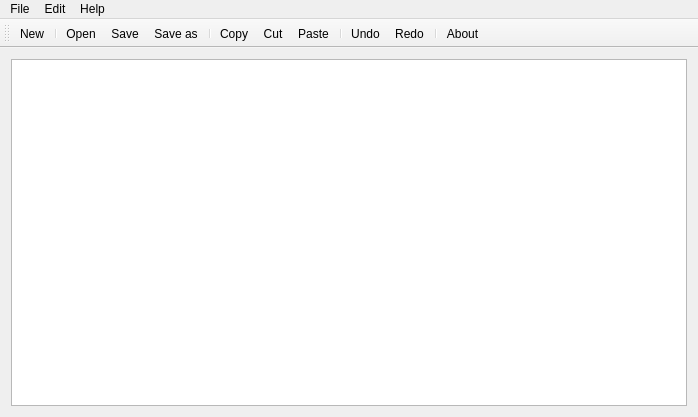
<?xml version="1.0" encoding="UTF-8"?>
<ui version="4.0">
 <class>MainWindow</class>
 <widget class="QMainWindow" name="MainWindow">
  <property name="geometry">
   <rect>
    <x>0</x>
    <y>0</y>
    <width>698</width>
    <height>417</height>
   </rect>
  </property>
  <property name="windowTitle">
   <string>QuickPad</string>
  </property>
  <widget class="QWidget" name="centralWidget">
   <layout class="QVBoxLayout" name="verticalLayout">
    <item>
     <widget class="QTextEdit" name="textEdit"/>
    </item>
   </layout>
  </widget>
  <widget class="QMenuBar" name="menuBar">
   <property name="geometry">
    <rect>
     <x>0</x>
     <y>0</y>
     <width>698</width>
     <height>20</height>
    </rect>
   </property>
   <widget class="QMenu" name="menuFile">
    <property name="title">
     <string>File</string>
    </property>
    <addaction name="ActionNew"/>
    <addaction name="separator"/>
    <addaction name="ActionOpen"/>
    <addaction name="ActionSave"/>
    <addaction name="ActionSave_as"/>
    <addaction name="separator"/>
    <addaction name="ActionClose"/>
   </widget>
   <widget class="QMenu" name="menuEdit">
    <property name="title">
     <string>Edit</string>
    </property>
    <addaction name="ActionCopy"/>
    <addaction name="ActionCut"/>
    <addaction name="ActionPaste"/>
    <addaction name="separator"/>
    <addaction name="ActionUndo"/>
    <addaction name="ActionRedo"/>
   </widget>
   <widget class="QMenu" name="menuHelp">
    <property name="title">
     <string>Help</string>
    </property>
    <addaction name="ActionAbout"/>
   </widget>
   <addaction name="menuFile"/>
   <addaction name="menuEdit"/>
   <addaction name="menuHelp"/>
  </widget>
  <widget class="QToolBar" name="toolBar">
   <property name="windowTitle">
    <string>toolBar</string>
   </property>
   <attribute name="toolBarArea">
    <enum>TopToolBarArea</enum>
   </attribute>
   <attribute name="toolBarBreak">
    <bool>false</bool>
   </attribute>
   <addaction name="ActionNew"/>
   <addaction name="separator"/>
   <addaction name="ActionOpen"/>
   <addaction name="ActionSave"/>
   <addaction name="ActionSave_as"/>
   <addaction name="separator"/>
   <addaction name="ActionCopy"/>
   <addaction name="ActionCut"/>
   <addaction name="ActionPaste"/>
   <addaction name="separator"/>
   <addaction name="ActionUndo"/>
   <addaction name="ActionRedo"/>
   <addaction name="separator"/>
   <addaction name="ActionAbout"/>
  </widget>
  <action name="ActionNew">
   <property name="icon">
    <iconset resource="quickpad.qrc">
     <normaloff>:/Images/images/add_file-48.png</normaloff>:/Images/images/add_file-48.png</iconset>
   </property>
   <property name="text">
    <string>New</string>
   </property>
   <property name="toolTip">
    <string>Create New File..</string>
   </property>
   <property name="shortcut">
    <string>Ctrl+N</string>
   </property>
  </action>
  <action name="ActionOpen">
   <property name="icon">
    <iconset resource="quickpad.qrc">
     <normaloff>:/Images/images/opened_folder-48.png</normaloff>:/Images/images/opened_folder-48.png</iconset>
   </property>
   <property name="text">
    <string>Open</string>
   </property>
   <property name="toolTip">
    <string>Open file..</string>
   </property>
   <property name="shortcut">
    <string>Ctrl+O</string>
   </property>
  </action>
  <action name="ActionSave">
   <property name="icon">
    <iconset resource="quickpad.qrc">
     <normaloff>:/Images/images/save-48.png</normaloff>
     <normalon>:/Images/Images/Add Bookmark.ico</normalon>:/Images/images/save-48.png</iconset>
   </property>
   <property name="text">
    <string>Save</string>
   </property>
   <property name="toolTip">
    <string>Save File</string>
   </property>
   <property name="shortcut">
    <string>Ctrl+S</string>
   </property>
  </action>
  <action name="ActionSave_as">
   <property name="icon">
    <iconset resource="quickpad.qrc">
     <normaloff>:/Images/images/save_as-48.png</normaloff>:/Images/images/save_as-48.png</iconset>
   </property>
   <property name="text">
    <string>Save as</string>
   </property>
   <property name="toolTip">
    <string>Save As..</string>
   </property>
  </action>
  <action name="ActionCopy">
   <property name="icon">
    <iconset resource="quickpad.qrc">
     <normaloff>:/Images/images/copy-48.png</normaloff>:/Images/images/copy-48.png</iconset>
   </property>
   <property name="text">
    <string>Copy</string>
   </property>
   <property name="shortcut">
    <string>Ctrl+C</string>
   </property>
  </action>
  <action name="ActionCut">
   <property name="icon">
    <iconset resource="quickpad.qrc">
     <normaloff>:/Images/images/cut-48.png</normaloff>:/Images/images/cut-48.png</iconset>
   </property>
   <property name="text">
    <string>Cut</string>
   </property>
   <property name="shortcut">
    <string>Ctrl+X</string>
   </property>
  </action>
  <action name="ActionPaste">
   <property name="icon">
    <iconset resource="quickpad.qrc">
     <normaloff>:/Images/images/cllipboard-48.png</normaloff>:/Images/images/cllipboard-48.png</iconset>
   </property>
   <property name="text">
    <string>Paste</string>
   </property>
   <property name="shortcut">
    <string>Ctrl+V</string>
   </property>
  </action>
  <action name="ActionUndo">
   <property name="icon">
    <iconset resource="quickpad.qrc">
     <normaloff>:/Images/images/undo-48.png</normaloff>:/Images/images/undo-48.png</iconset>
   </property>
   <property name="text">
    <string>Undo</string>
   </property>
   <property name="shortcut">
    <string>Ctrl+Z</string>
   </property>
  </action>
  <action name="ActionRedo">
   <property name="icon">
    <iconset resource="quickpad.qrc">
     <normaloff>:/Images/images/redo-48.png</normaloff>:/Images/images/redo-48.png</iconset>
   </property>
   <property name="text">
    <string>Redo</string>
   </property>
   <property name="shortcut">
    <string>Ctrl+Y</string>
   </property>
  </action>
  <action name="ActionClose">
   <property name="icon">
    <iconset resource="quickpad.qrc">
     <normaloff>:/Images/images/close_window-48.png</normaloff>:/Images/images/close_window-48.png</iconset>
   </property>
   <property name="text">
    <string>Close</string>
   </property>
   <property name="toolTip">
    <string>Close</string>
   </property>
   <property name="shortcut">
    <string>Ctrl+Q</string>
   </property>
  </action>
  <action name="ActionAbout">
   <property name="icon">
    <iconset resource="quickpad.qrc">
     <normaloff>:/Images/images/about-128.png</normaloff>:/Images/images/about-128.png</iconset>
   </property>
   <property name="text">
    <string>About</string>
   </property>
  </action>
 </widget>
 <layoutdefault spacing="6" margin="11"/>
 <resources>
  <include location="quickpad.qrc"/>
 </resources>
 <connections>
  <connection>
   <sender>ActionClose</sender>
   <signal>triggered()</signal>
   <receiver>MainWindow</receiver>
   <slot>close()</slot>
   <hints>
    <hint type="sourcelabel">
     <x>-1</x>
     <y>-1</y>
    </hint>
    <hint type="destinationlabel">
     <x>348</x>
     <y>208</y>
    </hint>
   </hints>
  </connection>
 </connections>
</ui>
